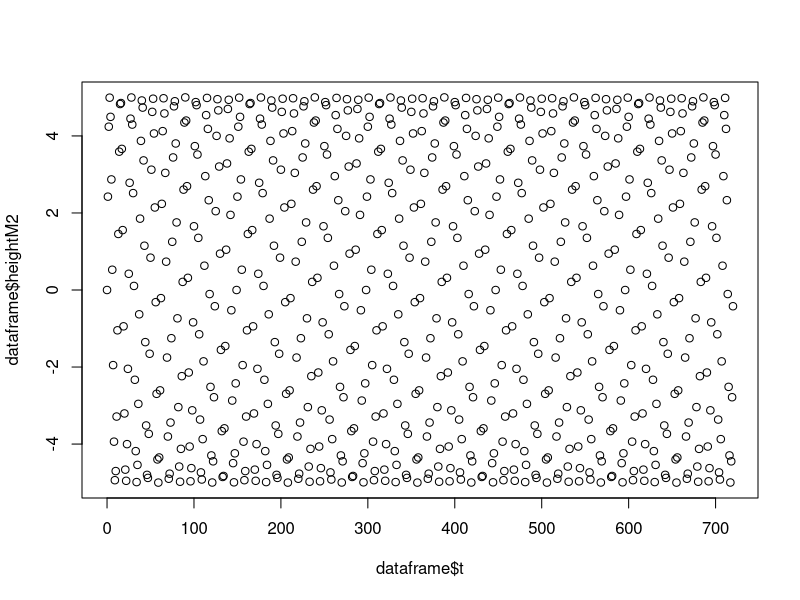
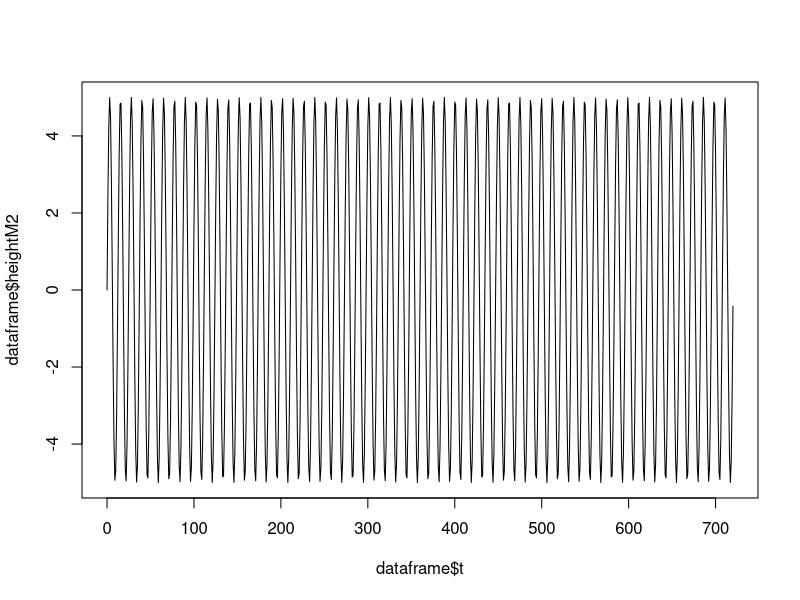
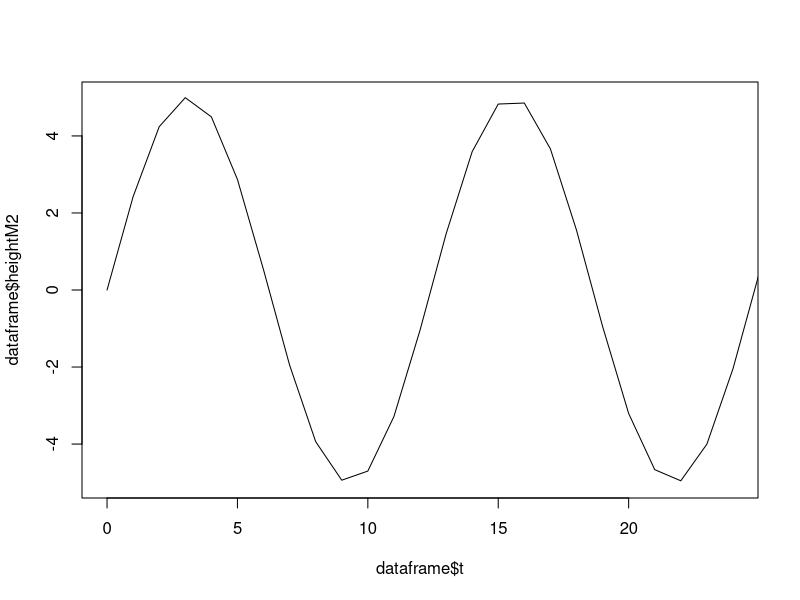
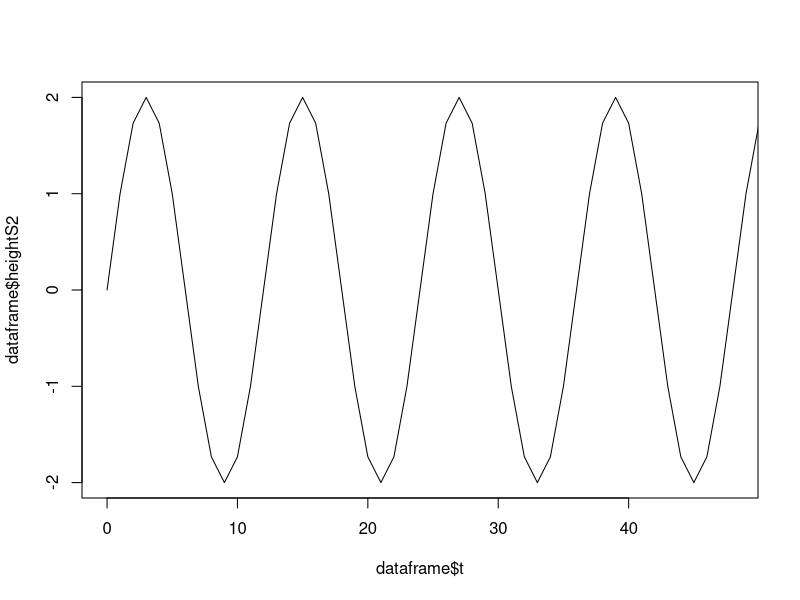
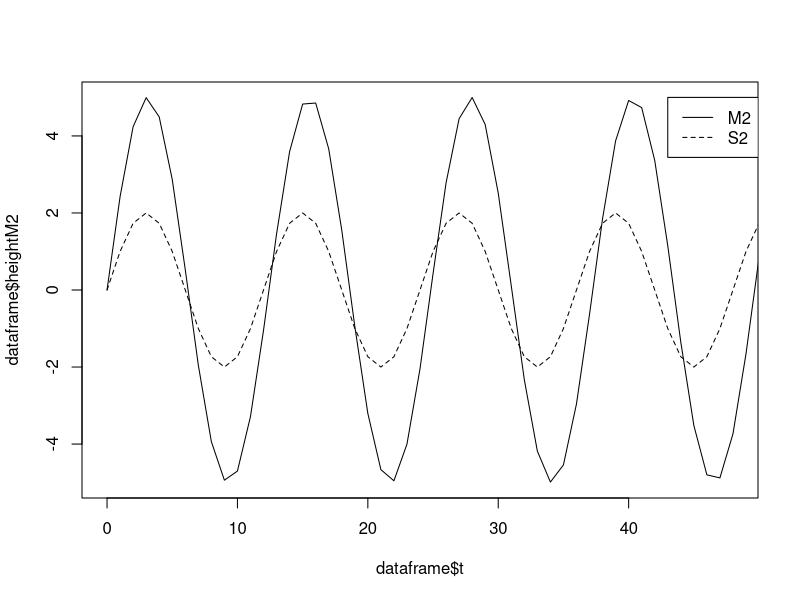
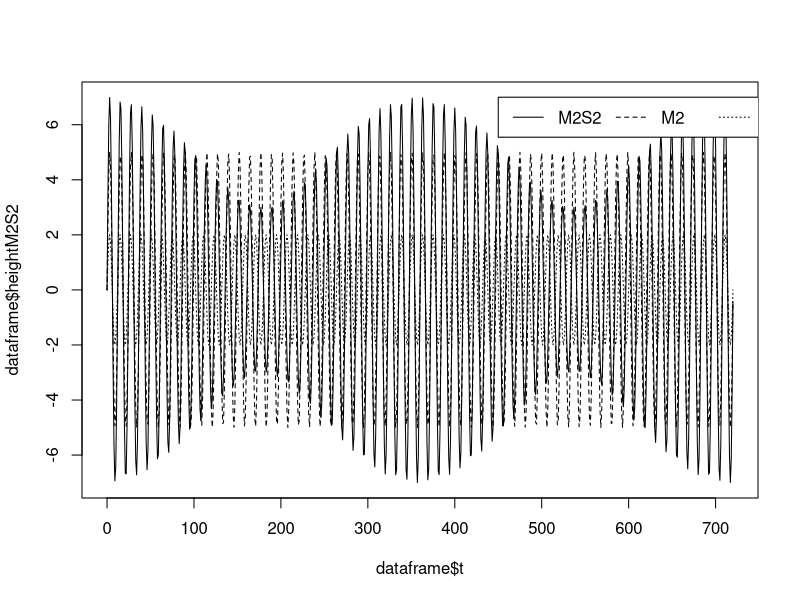

Write the R code that produced these figures, in order.
# TODO: Add instructions


### set M2 model parameters - the effect of the moon (M2) ###
period = 12.41667                   # the tidal period in hours (period for M2 is 12.41667 h)
max_height = 5                      # the maximum tidal height
omega = 2*pi/period                 # the angular frequency

# TODO: explain help tab and F1


### create data frame ###
t = c(0:720)                      # create vector for time 0 to 720 h
heightM2 = rep(0,length(t))       # create an empty vector (full of zeros) for tidal height, we will calculate these in the next step

matrix = cbind(t = t, heightM2 = heightM2)
dataframe = as.data.frame(matrix)
View(dataframe)                   # or click on the object "dataframe" in the Environment tab (top right)

# TODO: explain $ and []


###################### model 1: simple tide model - the effect of the moon (M2) #################################
for(h in t){
  index=h+1
  dataframe$heightM2[index]=max_height*sin(omega*t[index])
}


# plot your results
plot(dataframe$t,dataframe$heightM2)             # basic plot
plot(dataframe$t,dataframe$heightM2,"l")         # line plot
plot(dataframe$t,dataframe$heightM2,"l",xlim=c(0,24))         # line plot with limits on the x-axis


###################### model 2: simple tide model - the effect of the sun (S2) ################################

### set S2 model parameters - the effect of the sun (S2)###
period = 12                         # the tidal period in hours (period for S2 is 12 h)
max_height = 2                      # the maximum tidal height
omega = 2*pi/period                 # the angular frequency

dataframe$heightS2=0                # add an empty (full of zeros) variable to the data frame

### calculate tidal height
for(h in t){
  index=h+1
  dataframe$heightS2[index]=max_height*sin(omega*t[index])
}


# plot your results
plot(dataframe$t,dataframe$heightS2,"l",xlim=c(0,48))

plot(dataframe$t,dataframe$heightM2,"l",xlim=c(0,48))
lines(dataframe$t,dataframe$heightS2,lty="dashed")
legend(43,5,c("M2","S2"),lty=c("solid","dashed"))

###################### model 3: multi-component tide model - M2+S2 ################################

### calculate tidal height
dataframe$heightM2S2=dataframe$heightM2+dataframe$heightS2

# plot your results
plot(dataframe$t,dataframe$heightM2S2,"l")
lines(dataframe$t,dataframe$heightM2,lty="dashed")
lines(dataframe$t,dataframe$heightS2,lty="dotted")
legend(450,7,c("M2S2","M2","S2"),lty=c("solid","dashed","dotted"),horiz=T)

# TODO: axis legends, point out spring/neap tides with text

